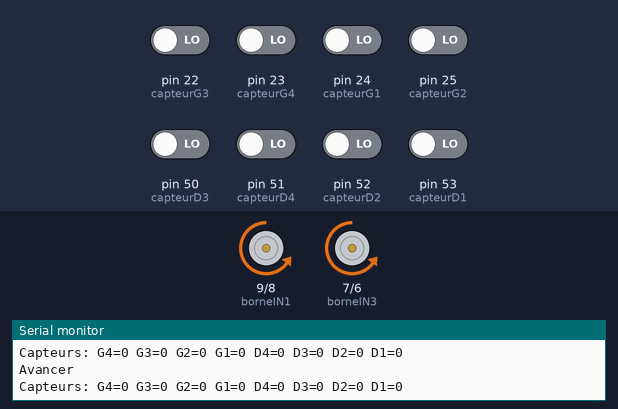
The sketch below on a simulated Arduino Mega 2560, built with avr-gcc and run on an emulated ATmega2560. On the bench: motor-driver pin pairs drawn as motors (green arrow = first pin HIGH = forward, orange = second pin HIGH = backward, longer = more drive, scaled by the enable pin), the last lines printed to the serial monitor. Inputs (shaded band) come from the test bench; at power-on: pin 22 (capteurG3), pin 23 (capteurG4), pin 24 (capteurG1), pin 25 (capteurG2), pin 50 (capteurD3), pin 51 (capteurD4), pin 52 (capteurD2), pin 53 (capteurD1) LOW.

Above: at 1.2 s.
1.3 s: pin 22 (capteurG3) driven HIGH
At 1.8 s:
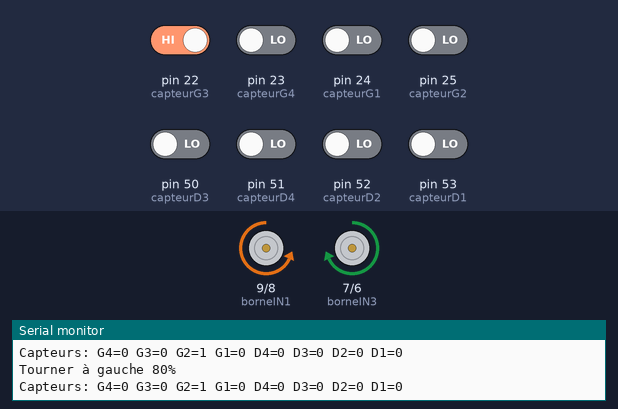
2.8 s: pin 53 (capteurD1) driven HIGH
At 3.3 s:
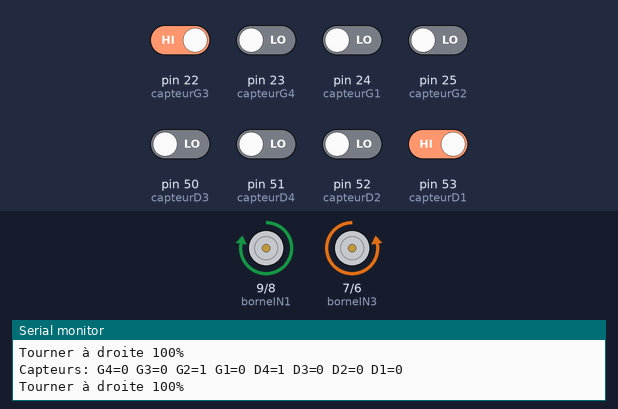
4.4 s: pin 53 (capteurD1) driven LOW
At 5.4 s:
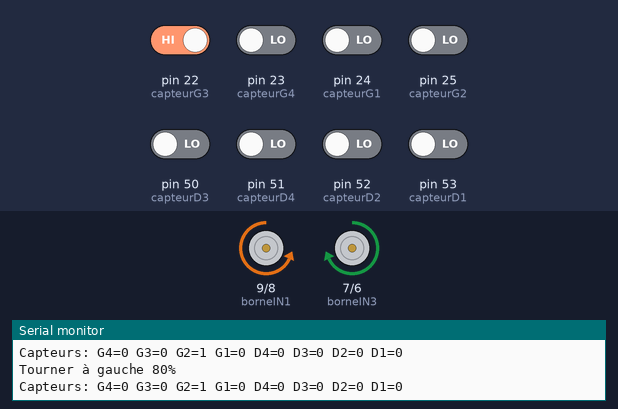
7.4 s: pin 52 (capteurD2) driven HIGH
At 8.6 s:
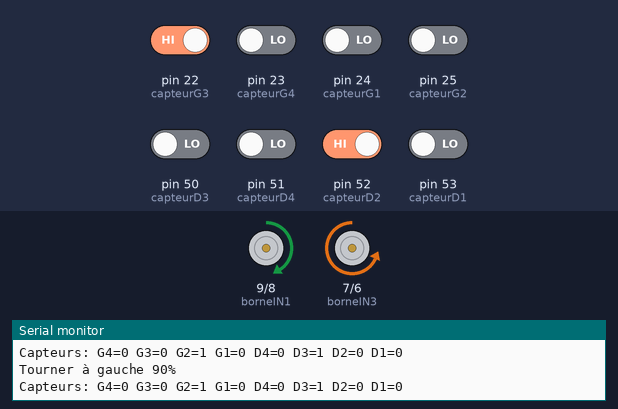
8.9 s: pin 24 (capteurG1) driven HIGH
At 10.3 s:
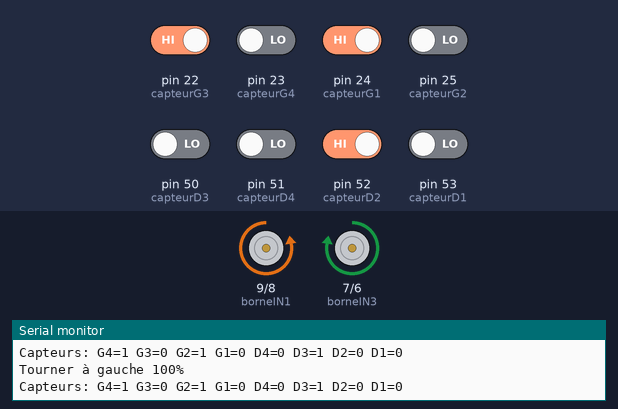
11.9 s: pin 24 (capteurG1) driven LOW
At 12.5 s:
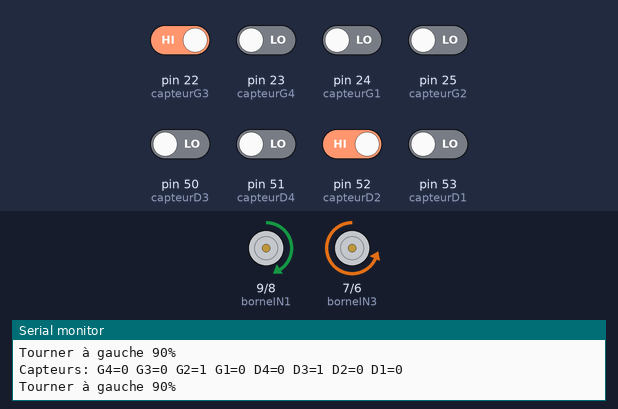
Timing chart, 0 to 14.4 s (numbered marks = the images above; inputs shaded):
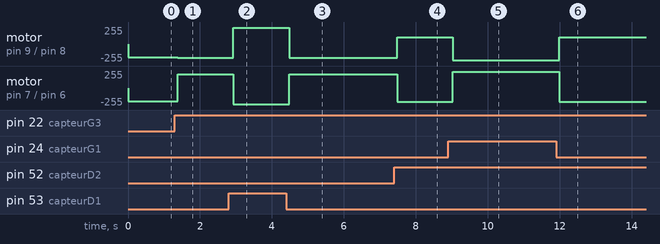

Measured:
- after the input at 1.3 s, motor on pin 9 (borneIN1) / pin 8 (borneIN2): backward 196/255 → backward 208/255 after 0.08 s; motor on pin 7 (borneIN3) / pin 6 (borneIN4): backward 196/255 → forward 208/255 after 0.08 s
- after the input at 2.8 s, motor on pin 9 (borneIN1) / pin 8 (borneIN2): backward 208/255 → forward 245/255 after 0.12 s; motor on pin 7 (borneIN3) / pin 6 (borneIN4): forward 208/255 → backward 245/255 after 0.12 s
- after the input at 4.4 s, motor on pin 9 (borneIN1) / pin 8 (borneIN2): forward 245/255 → backward 208/255 after 0.08 s; motor on pin 7 (borneIN3) / pin 6 (borneIN4): backward 245/255 → forward 208/255 after 0.08 s
- after the input at 7.4 s, motor on pin 9 (borneIN1) / pin 8 (borneIN2): backward 208/255 → forward 104/255 after 0.08 s; motor on pin 7 (borneIN3) / pin 6 (borneIN4): forward 208/255 → backward 208/255 after 0.08 s
- after the input at 8.9 s, motor on pin 9 (borneIN1) / pin 8 (borneIN2): forward 104/255 → backward 245/255 after 0.12 s; motor on pin 7 (borneIN3) / pin 6 (borneIN4): backward 208/255 → forward 245/255 after 0.12 s
- after the input at 11.9 s, motor on pin 9 (borneIN1) / pin 8 (borneIN2): backward 245/255 → forward 104/255 after 0.09 s; motor on pin 7 (borneIN3) / pin 6 (borneIN4): forward 245/255 → backward 208/255 after 0.09 s

The sketch:

V3.2.ino
```cpp
#include <Wire.h>

// Définition des broches pour les moteurs
#define borneENA        10      // Broche ENA du L298N connectée à la broche D10 de l'Arduino (PWM possible)
#define borneIN1        9       // Broche IN1 du L298N connectée à la broche D9 de l'Arduino
#define borneIN2        8       // Broche IN2 du L298N connectée à la broche D8 de l'Arduino
#define borneIN3        7       // Broche IN3 du L298N connectée à la broche D7 de l'Arduino
#define borneIN4        6       // Broche IN4 du L298N connectée à la broche D6 de l'Arduino
#define borneENB        5       // Broche ENB du L298N connectée à la broche D5 de l'Arduino (PWM possible)

// Définition des constantes du programme
#define delaiChangementVitesse     00      // Délai en millisecondes avant de changer la vitesse
#define vitesseMinimale            120     // Rapport cyclique PWM minimal pour le moteur
#define vitesseMaximale            245     // Rapport cyclique PWM maximal pour le moteur
#define vitesseRotation            245     // Rapport cyclique PWM maximal pour la rotation

// Définition des broches pour les capteurs
const int capteurG1 = 24; // Capteur gauche 1
const int capteurG2 = 25; // Capteur gauche 2
const int capteurG3 = 22; // Capteur gauche 3
const int capteurG4 = 23; // Capteur gauche 4
const int capteurD1 = 53; // Capteur droit 1
const int capteurD2 = 52; // Capteur droit 2
const int capteurD3 = 50; // Capteur droit 3
const int capteurD4 = 51; // Capteur droit 4

// Définition des broches pour les moteurs (GA et GB pour le moteur Gauche, DA et DB pour le moteur de droite)
const int moteurGA = 12;
const int moteurGB = 3;
const int moteurDA = 13;
const int moteurDB = 11;

// Définition des commandes de mouvement
const char MARCHE_AVANT   = 'A';
const char MARCHE_ARRIERE = 'R';
const char STOP           = 'S'; // Ajout d'une commande STOP

int vitesseActuelleGauche = 0; // Utiliser des noms de variables plus descriptifs
int vitesseActuelleDroite = 0;

// Déclaration des fonctions
void configurerSensDeRotationPontA(char sensDeRotation);
void changeVitesseMoteurPontA(int vitesse);
void configurerSensDeRotationPontB(char sensDeRotation);
void changeVitesseMoteurPontB(int vitesse);
void avancer(float facteur);
void reculer(float facteur);
void tournerGauche(float facteur);
void tournerDroite(float facteur);
void tournerGaucheExtremite(float facteur);
void tournerDroiteExtremite(float facteur);
void arreter(); // Ajout d'une fonction arreter

void setup() {
  Serial.begin(9600);

  // Configuration des broches des capteurs en entrée
  pinMode(capteurG1, INPUT);
  pinMode(capteurG2, INPUT);
  pinMode(capteurG3, INPUT);
  pinMode(capteurG4, INPUT);
  pinMode(capteurD1, INPUT);
  pinMode(capteurD2, INPUT);
  pinMode(capteurD3, INPUT);
  pinMode(capteurD4, INPUT);

  // Configuration des broches des moteurs en sortie
  pinMode(borneENA, OUTPUT);
  pinMode(borneIN1, OUTPUT);
  pinMode(borneIN2, OUTPUT);
  pinMode(borneIN3, OUTPUT);
  pinMode(borneIN4, OUTPUT);
  pinMode(borneENB, OUTPUT);
}

void loop() {
  // Lecture de l'état des capteurs
  int G4 = digitalRead(capteurG1);
  int G3 = digitalRead(capteurG2);
  int G2 = digitalRead(capteurG3);
  int G1 = digitalRead(capteurG4);
  int D4 = digitalRead(capteurD1);
  int D3 = digitalRead(capteurD2);
  int D2 = digitalRead(capteurD3);
  int D1 = digitalRead(capteurD4);

  // Affichage des valeurs des capteurs pour le débogage
  Serial.print("Capteurs: G4="); Serial.print(G4);
  Serial.print(" G3="); Serial.print(G3);
  Serial.print(" G2="); Serial.print(G2);
  Serial.print(" G1="); Serial.print(G1);
  Serial.print(" D4="); Serial.print(D4);
  Serial.print(" D3="); Serial.print(D3);
  Serial.print(" D2="); Serial.print(D2);
  Serial.print(" D1="); Serial.print(D1);
  Serial.println();

  // Logique de mouvement basée sur les capteurs
  if (D1 && D2 && D3 && D4 && G1 && G2 && G3 && G4) {
    Serial.println("STOP");
    arreter();
  } else if (D4) {
    Serial.println("Tourner à droite 100%");
    tournerdroiteextremite(100);
  } else if (G4) {
    Serial.println("Tourner à gauche 100%");
    tournergaucheextremite(100);
  } else if (G3) {
    Serial.println("Tourner à droite 90%");
    tournergauche(85);
  } else if (D3) {
    Serial.println("Tourner à gauche 90%");
    tournerdroite(85);
  } else if (G2) {
    Serial.println("Tourner à gauche 80%");
    tournergauche(85);
  } else if (D2) {
    Serial.println("Tourner à droite 80%");
    tournerdroite(85);
  } else if (G1) {
    Serial.println("Tourner à droite 70%");
    tournergauche(85);
  } else if (D1) {
    Serial.println("Tourner à gauche 70%");
    tournerdroite(85);
  } else if (G1 && D1) {
    Serial.println("Avancer");
    avancer(80);
  } else {
    Serial.println("Avancer");
    avancer(80);
  }
}

// Fonction pour arrêter les moteurs
void arreter() {
  digitalWrite(borneIN1, LOW);
  digitalWrite(borneIN2, LOW);
  digitalWrite(borneIN3, LOW);
  digitalWrite(borneIN4, LOW);
  analogWrite(borneENA, 0);
  analogWrite(borneENB, 0);
}

void arriere(float facteur) {
  facteur = facteur / 100;
  configurerSensDeRotationPontA(MARCHE_AVANT);
  changeVitesseMoteurPontA(vitesseMaximale*facteur);
  configurerSensDeRotationPontB(MARCHE_AVANT);
  changeVitesseMoteurPontB(vitesseMaximale*facteur);
}

void avancer(float facteur) {
  facteur = facteur / 100;
  configurerSensDeRotationPontA(MARCHE_ARRIERE);
  changeVitesseMoteurPontA(vitesseMaximale*facteur);
  configurerSensDeRotationPontB(MARCHE_ARRIERE);
  changeVitesseMoteurPontB(vitesseMaximale*facteur);
}

void tournergauche(float facteur) {
  facteur = facteur / 100;
  configurerSensDeRotationPontA(MARCHE_ARRIERE);
  changeVitesseMoteurPontA(vitesseRotation*facteur);
  configurerSensDeRotationPontB(MARCHE_AVANT);
  changeVitesseMoteurPontB(vitesseRotation*facteur);

}
void tournergaucheextremite(float facteur) {
  facteur = facteur / 100;
  configurerSensDeRotationPontA(MARCHE_ARRIERE);
  changeVitesseMoteurPontA(vitesseRotation*facteur);
  configurerSensDeRotationPontB(MARCHE_AVANT);
  changeVitesseMoteurPontB(vitesseRotation*facteur);

}

void tournerdroite(float facteur) {
  facteur = facteur / 100;
  configurerSensDeRotationPontA(MARCHE_AVANT);
  changeVitesseMoteurPontA(vitesseRotation*facteur/2);
  configurerSensDeRotationPontB(MARCHE_ARRIERE);
  changeVitesseMoteurPontB(vitesseRotation*facteur);

}

void tournerdroiteextremite(float facteur) {
  facteur = facteur / 100;
  configurerSensDeRotationPontA(MARCHE_AVANT);
  changeVitesseMoteurPontA(vitesseRotation*facteur);
  configurerSensDeRotationPontB(MARCHE_ARRIERE);
  changeVitesseMoteurPontB(vitesseRotation*facteur);

}

void configurerSensDeRotationPontA(char sensDeRotation) {
  if (sensDeRotation == MARCHE_AVANT) {
    digitalWrite(borneIN1, HIGH);
    digitalWrite(borneIN2, LOW);
  } else {
    digitalWrite(borneIN1, LOW);
    digitalWrite(borneIN2, HIGH);
  }
}

void changeVitesseMoteurPontA(int vitesse) {
  analogWrite(borneENA, vitesse);
}

void configurerSensDeRotationPontB(char sensDeRotation) {
  if (sensDeRotation == MARCHE_AVANT) {
    digitalWrite(borneIN3, HIGH);
    digitalWrite(borneIN4, LOW);
  } else {
    digitalWrite(borneIN3, LOW);
    digitalWrite(borneIN4, HIGH);
  }
}

void changeVitesseMoteurPontB(int vitesse) {
  analogWrite(borneENB, vitesse);
}
```
